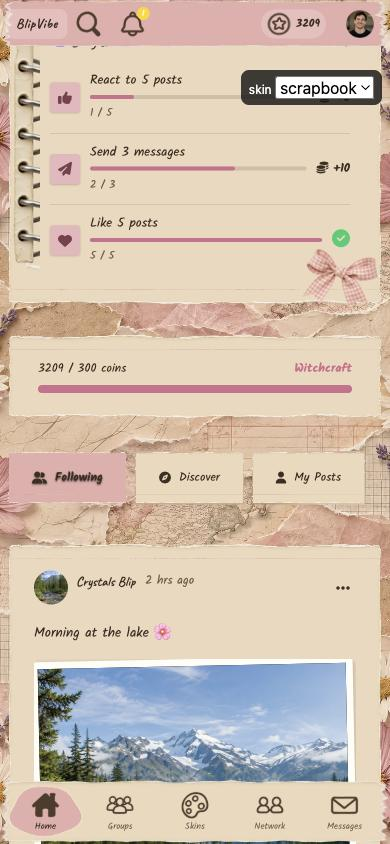
#> input picture prototypes/scrapbook-engine-home.jpg, 390 x 844 px
$ python -i blood_moon_convert.py   (imports and definitions only)
#> lines starting #> are read from the running program, lines starting #| are printed output that depends on the picture
"""Blood Moon: kit/crimson -> assets/*.webp, kit/silver -> assets/silver/*.webp, kit/fx -> assets/fx-*.webp (+ toggles).
usage: blood_moon_convert.py <skin_dir> [crimson|silver|fx|all]
- small pieces (icons, notif icons, coin, moons, orbs, badges) LOSSLESS so they stay crisp;
- *-mask.png black/white -> alpha (CSS mask-image needs alpha);
- frames with a transparent window print their window box as percentages (l t r b) for the CSS."""
import sys, os, glob, numpy as np
from PIL import Image
from scipy import ndimage as ndi
skin = sys.argv[1]; which = sys.argv[2] if len(sys.argv) > 2 else 'all'
WINDOWED = ['photo-frame', 'featured-frame', 'skin-card', 'cameo-frame', 'avatar-ring', 'avatar-ring-small', 'group-avatar-frame', 'story-ring']
LOSSLESS_PREFIX = ('icon-', 'notif-', 'moon-')
LOSSLESS = {'coin', 'send-btn', 'round-btn', 'plus-btn', 'heart-orb', 'mask-orb', 'rose-orb', 'camera-badge', 'unread-dot',
            'badge-count', 'story-ring', 'story-add', 'avatar-ring', 'avatar-ring-small', 'toggle-crimson', 'toggle-silver'}
def save(im, name, dst):
    if name.endswith('-mask'):
        g = np.array(im.convert('L')); m = Image.new('RGBA', im.size, (0, 0, 0, 0)); m.putalpha(Image.fromarray(g)); m.save(dst, 'WEBP', quality=90); return
    if name in ('background', 'header', 'group-banner'): im.convert('RGB').save(dst, 'WEBP', quality=88, method=4)
    elif name.startswith(LOSSLESS_PREFIX) or name in LOSSLESS: im.save(dst, 'WEBP', lossless=True, quality=100, method=4)
    else: im.save(dst, 'WEBP', quality=90, method=4)
def convert(src, out):
    os.makedirs(out, exist_ok=True)
    for f in sorted(glob.glob(os.path.join(src, '*.png'))):
        name = os.path.splitext(os.path.basename(f))[0]
        if name.startswith('_'): continue
        im = Image.open(f).convert('RGBA'); save(im, name, os.path.join(out, name + '.webp'))
        if name in WINDOWED:
            a = np.array(im)[..., 3] > 60; lab, _ = ndi.label(~a); h, w = a.shape
            win = lab == lab[int(h * .5), w // 2]
            if win[0, 0] or win.sum() > .95 * w * h: print(name, 'WINDOW NOT CLOSED'); continue
            ys, xs = np.where(win)
            print(f'{out}/{name}: window {xs.min()/w*100:.1f}% {ys.min()/h*100:.1f}% {100-xs.max()/w*100:.1f}% {100-ys.max()/h*100:.1f}% (l t r b)')
# [14 lines not run here, left out]

>>> import cv2
>>> picture = cv2.imread('../scrapbook-engine-home.jpg', cv2.IMREAD_GRAYSCALE)
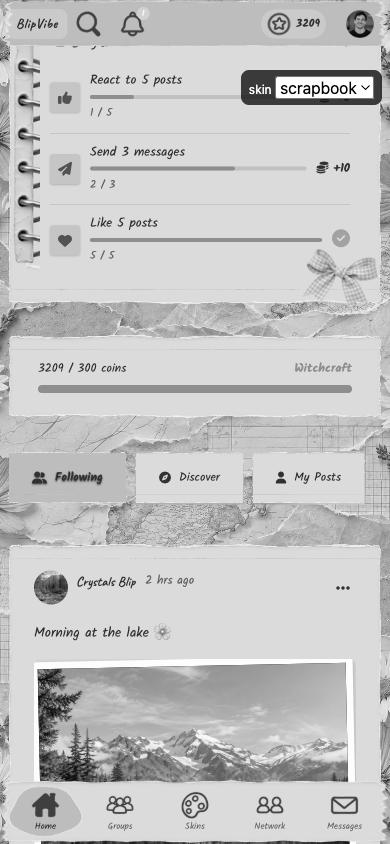
#> picture: shape (844, 390); min 0, max 255, mean 197
>>> result = convert(picture, 'out.png')
#> (the run stopped early here; a loop or call above may not have finished)
